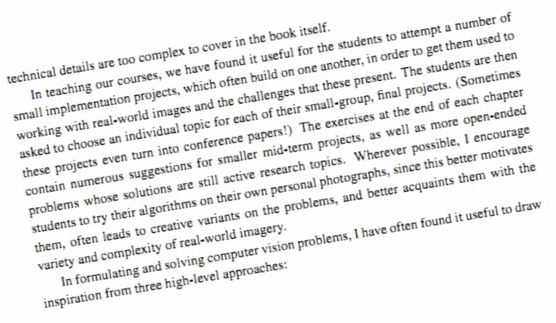
#> input picture Data/imageTextR.png, 556 x 323 px
$ jupyter execute TextSkewFix.ipynb
#> lines starting #> are read from the running program, lines starting #| are printed output that depends on the picture; after the words box and inside, x2 and y2 are one past the last pixel; in counts of white or black regions, pixels touching at a corner belong together
## Text skewness correction
This tutorial demonstrates how to correct the skewness in a text.
The program takes as input a skewed source image and shows non skewed text.

  From openCV Git samples/python

[cell 1]
import numpy as np
import cv2
import os
import matplotlib.pyplot as plt

# load the image from disk
imagefile=os.path.relpath("../../Data/imageTextR.png")

image = cv2.imread(imagefile)
#> image is the input picture: shape (323, 556, 3); mean B, G, R 235.1, 235.5, 235.4
gray =  cv2.cvtColor(image, cv2.COLOR_BGR2GRAY)

plt.imshow(gray,cmap='gray')

[cell 2]
# threshold the image, setting all foreground pixels to 255 and all background pixels to 0

gray = cv2.threshold(gray, 0, 255, cv2.THRESH_BINARY_INV | cv2.THRESH_OTSU)[1]
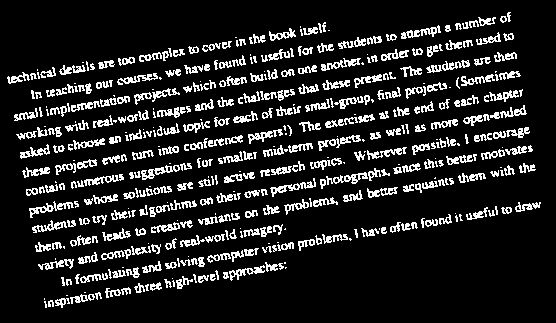
#> gray: shape (323, 556); 13.7% white in thin lines or dots, all inside (x1, y1, x2, y2) = (7, 12, 541, 308)

# Applying erode filter to remove random noise
erosion_size = 1
element = cv2.getStructuringElement(cv2.MORPH_RECT, (2 * erosion_size + 1, 2 * erosion_size + 1), (erosion_size, erosion_size) )
gray = cv2.erode(gray, element)
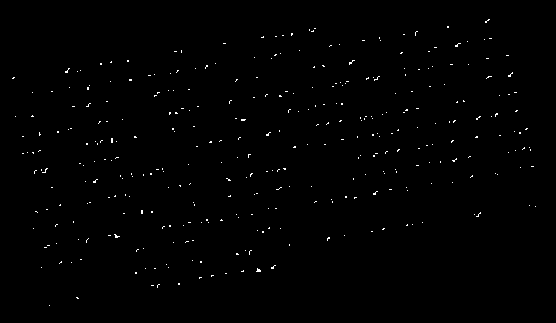
#> gray: shape (323, 556); 0.55% white in thin lines or dots, all inside (x1, y1, x2, y2) = (12, 19, 536, 306)


plt.imshow(gray,cmap='gray'); plt.title('Blobs')

[cell 3]
# This finds all the blobs in the image
coords = cv2.findNonZero(gray)
#> coords = contour of 995 points, box (x1, y1, x2, y2) (12, 19, 536, 306), area 2860

# This finds a rectangle bounding all the points
box = cv2.minAreaRect(coords)
#> box = ((275.6, 151.2), (503.7, 231.4), -9.31)
angle=box[2]
#> angle = -9.31

# the `cv.minAreaRect` function returns values in the range [0, 90) if the angle is more than 45 we need to subtract 90 from it
if angle > 45:
    angle = (angle - 90)

(h, w) = image.shape[:2]
#> h = 323; w = 556
trans = (w // 2, h // 2)
#> trans = (278, 161)

# Get the rotation matrix that will rotate and translate
M = cv2.getRotationMatrix2D(trans, angle, 1.0)
#> M = [[0.987, -0.162, 29.72], [0.162, 0.987, -42.87]]
rotated = cv2.warpAffine(image, M, (w, h), flags=cv2.INTER_CUBIC, borderMode=cv2.BORDER_REPLICATE)
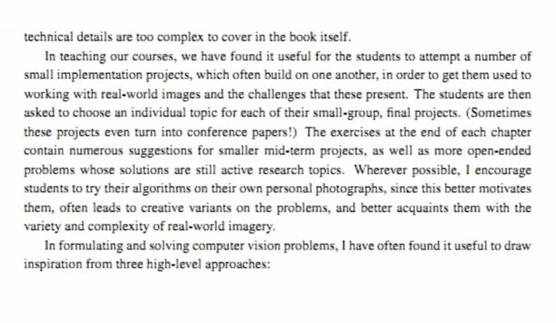
#> rotated: shape (323, 556, 3); mean B, G, R 235, 235.4, 235.3

cv2.putText(rotated, "Angle: {:.2f} degrees".format(angle), (10, 30), cv2.FONT_HERSHEY_SIMPLEX, 0.7, (0, 0, 255), 2)
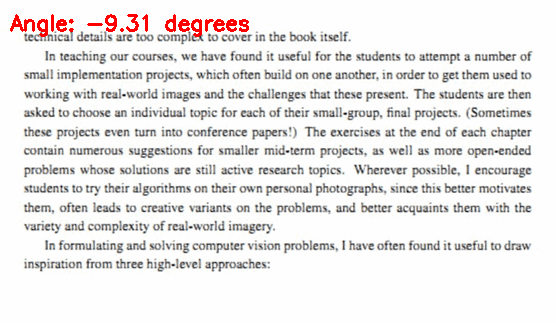
#> rotated: shape (323, 556, 3); 0.86% of pixels changed, all inside (x1, y1, x2, y2) = (10, 14, 249, 37)

rect=image.copy()
boxpts=np.intp(cv2.boxPoints(box))
#> boxpts = [[45, 306], [8, 77], [505, -3], [542, 224]]
rect=cv2.polylines(rect,[boxpts],True,(0,255,0),thickness=8)
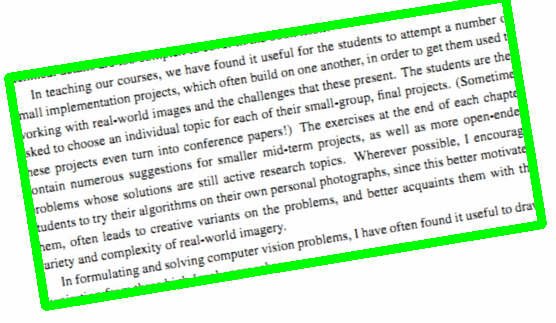
#> rect: shape (323, 556, 3); 7.33% of pixels changed, all inside (x1, y1, x2, y2) = (4, 0, 547, 311)

plt.subplot(131); plt.imshow(image); plt.title('original')
plt.subplot(132); plt.imshow(rect); plt.title('bounding rectangle')
plt.subplot(133); plt.imshow(rotated); plt.title('fixed')
#> figure, not shown here; B, G, R data is drawn as R, G, B

$ run again, with Data/Coins2.png copied over Data/imageTextR.png
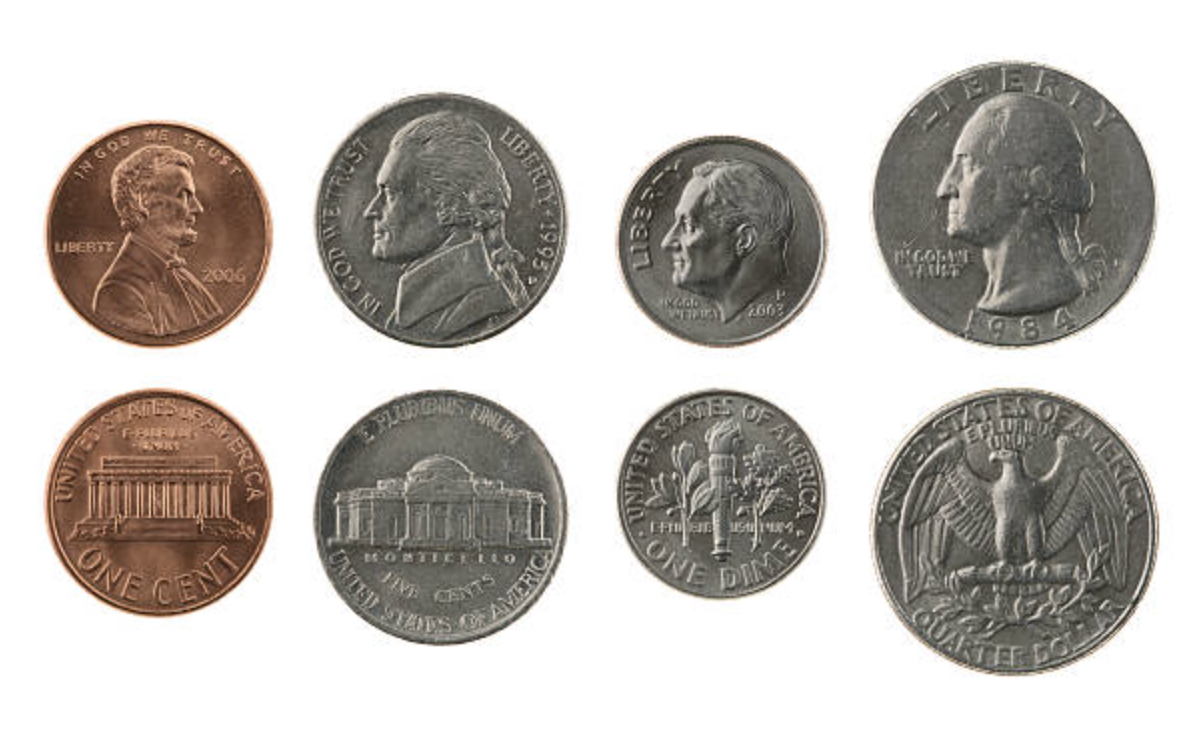
#> input picture Data/Coins2.png, 1204 x 732 px
#> image is the input picture: shape (732, 1204, 3); mean B, G, R 185.1, 189.5, 193.9
#> `gray = cv2.erode(gray, element)`:
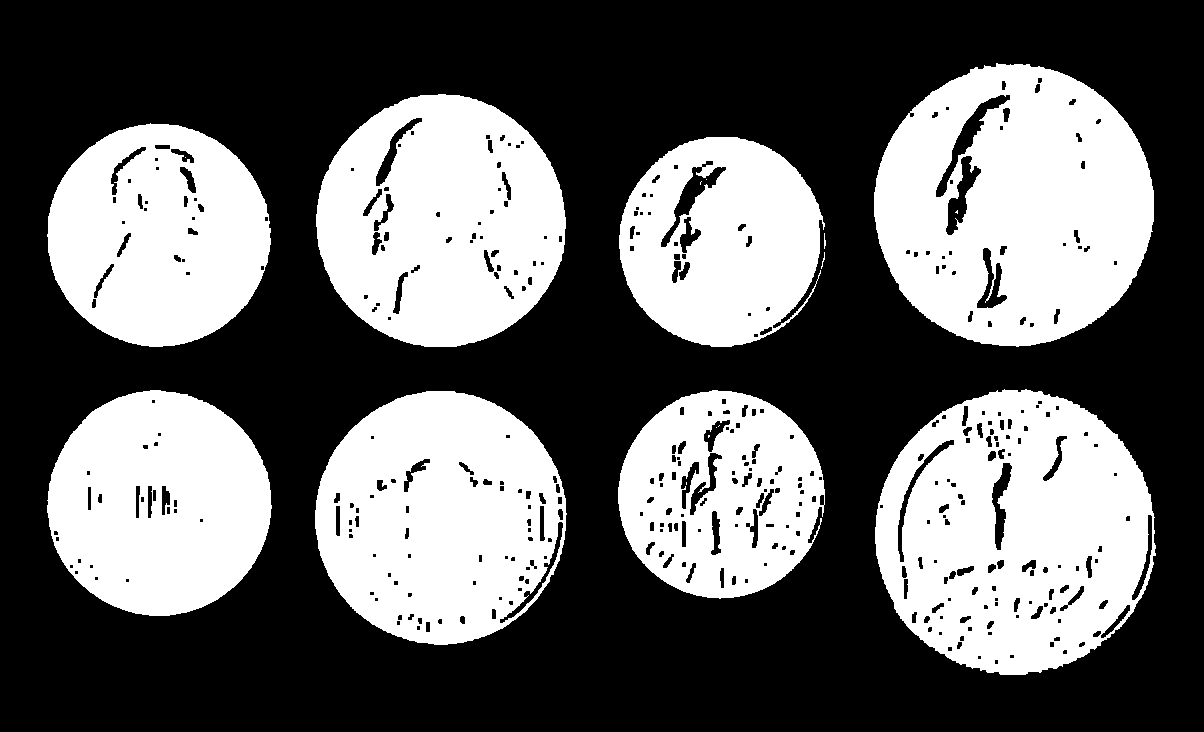
#> gray: shape (732, 1204); 39.5% white; 18 white regions (8 under 20 px), largest, box (x1, y1, x2, y2) and area: (874, 63, 1154, 347) 58182, (875, 389, 1156, 675) 57365, (315, 391, 567, 645) 47549
#> coords = contour of 347874 points, box (x1, y1, x2, y2) (47, 63, 1156, 675), area 198953
#> box = ((601, 368.5), (611, 1108), -90)
#> angle = -90
#> M = [[6.12e-17, -1, 968], [1, 6.12e-17, -236]]
#> boxpts = [[1155, 674], [47, 674], [47, 63], [1155, 63]]
#> `rect=cv2.polylines(rect,[boxpts],True,(0,255,0),thickness=8)`:
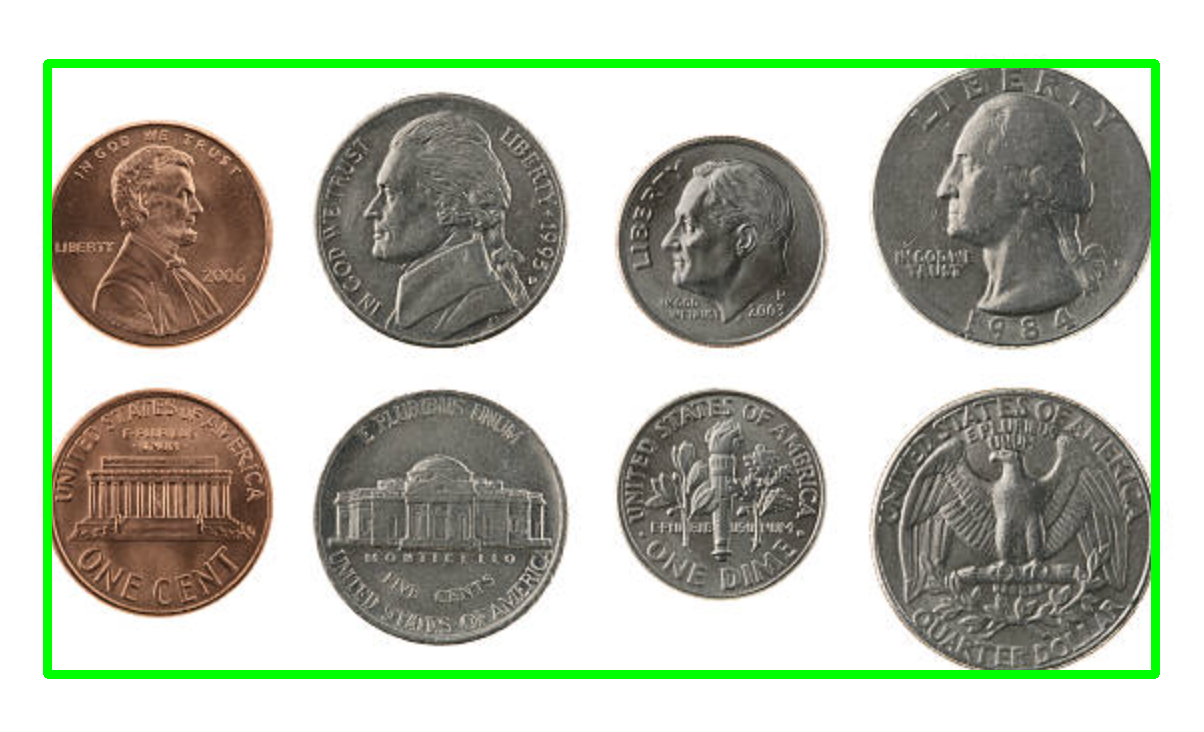
#> rect: shape (732, 1204, 3); 3.51% of pixels changed, all inside (x1, y1, x2, y2) = (43, 59, 1160, 679)
